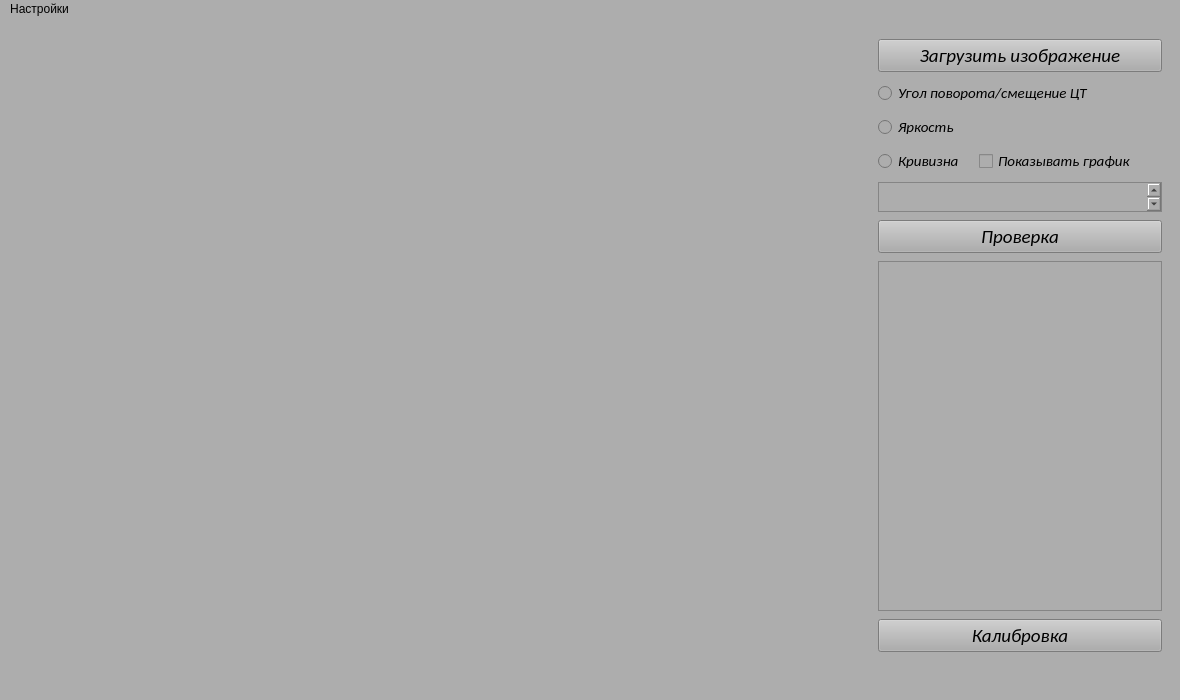
<?xml version="1.0" encoding="UTF-8"?>
<ui version="4.0">
 <class>MainWindow</class>
 <widget class="QMainWindow" name="MainWindow">
  <property name="geometry">
   <rect>
    <x>0</x>
    <y>0</y>
    <width>1180</width>
    <height>700</height>
   </rect>
  </property>
  <property name="windowTitle">
   <string>MainWindow</string>
  </property>
  <property name="styleSheet">
   <string notr="true">background-color: rgb(173, 173, 173);</string>
  </property>
  <widget class="QWidget" name="centralwidget">
   <layout class="QHBoxLayout" name="horizontalLayout">
    <item>
     <widget class="QLabel" name="label">
      <property name="sizePolicy">
       <sizepolicy hsizetype="MinimumExpanding" vsizetype="MinimumExpanding">
        <horstretch>0</horstretch>
        <verstretch>0</verstretch>
       </sizepolicy>
      </property>
      <property name="focusPolicy">
       <enum>Qt::NoFocus</enum>
      </property>
      <property name="text">
       <string/>
      </property>
      <property name="pixmap">
       <pixmap>rsz_1bg.jpg</pixmap>
      </property>
      <property name="scaledContents">
       <bool>true</bool>
      </property>
     </widget>
    </item>
    <item alignment="Qt::AlignLeft">
     <widget class="QWidget" name="widget" native="true">
      <property name="minimumSize">
       <size>
        <width>302</width>
        <height>641</height>
       </size>
      </property>
      <layout class="QVBoxLayout" name="verticalLayout">
       <property name="sizeConstraint">
        <enum>QLayout::SetMinimumSize</enum>
       </property>
       <item>
        <widget class="QPushButton" name="pushButton_2">
         <property name="sizePolicy">
          <sizepolicy hsizetype="Minimum" vsizetype="Fixed">
           <horstretch>0</horstretch>
           <verstretch>0</verstretch>
          </sizepolicy>
         </property>
         <property name="minimumSize">
          <size>
           <width>284</width>
           <height>0</height>
          </size>
         </property>
         <property name="maximumSize">
          <size>
           <width>284</width>
           <height>16777215</height>
          </size>
         </property>
         <property name="font">
          <font>
           <family>Calibri</family>
           <pointsize>14</pointsize>
           <italic>true</italic>
          </font>
         </property>
         <property name="text">
          <string>Загрузить изображение</string>
         </property>
        </widget>
       </item>
       <item>
        <widget class="QRadioButton" name="radioButton">
         <property name="maximumSize">
          <size>
           <width>1500000</width>
           <height>16777215</height>
          </size>
         </property>
         <property name="font">
          <font>
           <family>Calibri</family>
           <pointsize>11</pointsize>
           <italic>true</italic>
          </font>
         </property>
         <property name="text">
          <string>Угол поворота/смещение ЦТ</string>
         </property>
        </widget>
       </item>
       <item>
        <widget class="QRadioButton" name="radioButton_2">
         <property name="maximumSize">
          <size>
           <width>150</width>
           <height>16777215</height>
          </size>
         </property>
         <property name="font">
          <font>
           <family>Calibri</family>
           <pointsize>11</pointsize>
           <italic>true</italic>
          </font>
         </property>
         <property name="text">
          <string>Яркость</string>
         </property>
        </widget>
       </item>
       <item>
        <layout class="QHBoxLayout" name="horizontalLayout_2">
         <item>
          <widget class="QRadioButton" name="radioButton_3">
           <property name="enabled">
            <bool>true</bool>
           </property>
           <property name="maximumSize">
            <size>
             <width>95</width>
             <height>16777215</height>
            </size>
           </property>
           <property name="font">
            <font>
             <family>Calibri</family>
             <pointsize>11</pointsize>
             <italic>true</italic>
            </font>
           </property>
           <property name="text">
            <string>Кривизна</string>
           </property>
          </widget>
         </item>
         <item>
          <widget class="QCheckBox" name="checkBox">
           <property name="minimumSize">
            <size>
             <width>160</width>
             <height>0</height>
            </size>
           </property>
           <property name="font">
            <font>
             <family>Calibri</family>
             <pointsize>11</pointsize>
             <italic>true</italic>
            </font>
           </property>
           <property name="text">
            <string>Показывать график</string>
           </property>
          </widget>
         </item>
        </layout>
       </item>
       <item>
        <widget class="QTextEdit" name="textEdit_2">
         <property name="maximumSize">
          <size>
           <width>284</width>
           <height>30</height>
          </size>
         </property>
         <property name="font">
          <font>
           <family>Calibri</family>
           <pointsize>12</pointsize>
           <italic>true</italic>
          </font>
         </property>
         <property name="mouseTracking">
          <bool>false</bool>
         </property>
         <property name="focusPolicy">
          <enum>Qt::NoFocus</enum>
         </property>
        </widget>
       </item>
       <item>
        <widget class="QPushButton" name="pushButton">
         <property name="sizePolicy">
          <sizepolicy hsizetype="Minimum" vsizetype="Fixed">
           <horstretch>0</horstretch>
           <verstretch>0</verstretch>
          </sizepolicy>
         </property>
         <property name="minimumSize">
          <size>
           <width>284</width>
           <height>0</height>
          </size>
         </property>
         <property name="maximumSize">
          <size>
           <width>284</width>
           <height>16777215</height>
          </size>
         </property>
         <property name="font">
          <font>
           <family>Calibri</family>
           <pointsize>14</pointsize>
           <italic>true</italic>
          </font>
         </property>
         <property name="text">
          <string>Проверка</string>
         </property>
         <property name="checkable">
          <bool>false</bool>
         </property>
        </widget>
       </item>
       <item>
        <widget class="QTextEdit" name="textEdit">
         <property name="sizePolicy">
          <sizepolicy hsizetype="Expanding" vsizetype="Expanding">
           <horstretch>0</horstretch>
           <verstretch>0</verstretch>
          </sizepolicy>
         </property>
         <property name="maximumSize">
          <size>
           <width>284</width>
           <height>350</height>
          </size>
         </property>
         <property name="font">
          <font>
           <family>Calibri</family>
           <pointsize>12</pointsize>
           <italic>true</italic>
          </font>
         </property>
         <property name="focusPolicy">
          <enum>Qt::NoFocus</enum>
         </property>
        </widget>
       </item>
       <item>
        <widget class="QPushButton" name="pushButton_3">
         <property name="maximumSize">
          <size>
           <width>284</width>
           <height>16777215</height>
          </size>
         </property>
         <property name="font">
          <font>
           <family>Calibri</family>
           <pointsize>14</pointsize>
           <italic>true</italic>
          </font>
         </property>
         <property name="text">
          <string>Калибровка</string>
         </property>
        </widget>
       </item>
      </layout>
     </widget>
    </item>
   </layout>
  </widget>
  <widget class="QStatusBar" name="statusbar"/>
  <widget class="QMenuBar" name="menuBar">
   <property name="geometry">
    <rect>
     <x>0</x>
     <y>0</y>
     <width>1180</width>
     <height>21</height>
    </rect>
   </property>
   <widget class="QMenu" name="menu">
    <property name="title">
     <string>Настройки</string>
    </property>
    <addaction name="action"/>
    <addaction name="action_2"/>
   </widget>
   <addaction name="menu"/>
  </widget>
  <action name="action">
   <property name="text">
    <string>Заданные значения</string>
   </property>
  </action>
  <action name="action_2">
   <property name="text">
    <string>Найденные круги</string>
   </property>
  </action>
 </widget>
 <resources/>
 <connections/>
</ui>
